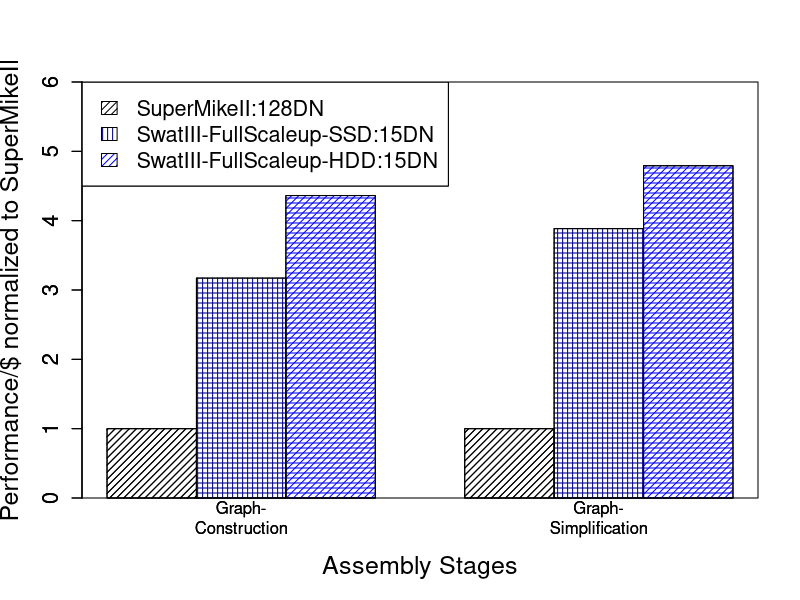

The R script that drew this image:
#Where the file is saved
pdf("/home/hadoop/rough/MyGITProjects/PGA_EvaluationArchitecturePaper/Evaluation-architectures-for-big-data/LsuSamsungPaper/Figure/PerormanceData/Plots/PerfPerDollarDiffArchHum.pdf", family="Times")

# Grouped Bar Plot
data <- read.csv(file="PerfPerDollarDiffArchHum.csv",head=TRUE,sep=",")
print(data)
counts <- table(data$GraphConstruction, data$GraphSimplification)
x <- seq(10, 20, 30)
#print(counts)
#print(typeof(data$GraphConstruction))

#Plot for perf
#barplot(as.matrix(data), main="", ylim=c(0, 3), xlab="Assembly Stages",ylab="Execution-time normalized to SuperMikeII", names=c("Graph-\nConstruction", "Graph-\nSimplification", "Entire-\nPipeline"), col=c("black", "darkblue","blue", "darkred", "red", "darkgreen", "green", "magenta", "grey"), beside=TRUE, density=20, angle=c(45,0,0,30,30,135,135,90,135), cex.lab=1.3, cex.axis=1.3, cex.names=1)
#barplot(as.matrix(data), add=TRUE, main="", ylim=c(0, 5), xlab="Assembly Stages",ylab="Execution-time normalized to SuperMikeII", names=c("Graph-\nConstruction", "Graph-\nSimplification" ,"Entire-\nPipeline"), col=c("black", "darkblue","blue", "darkred", "red", "darkgreen", "green", "magenta", "grey"), beside=TRUE, density=20, angle=c(45,90,45,90,45,90,45,90,135), cex.lab=1.3, cex.axis=1.3, cex.names=1)
#legend("topright", legend = rownames(data), fill = c("black", "darkblue","blue", "darkred", "red", "darkgreen", "green", "magenta", "grey"), density=20, angle=c(45,0,0,30,30,135,135,90,135), ncol = 1, cex = 1)
#legend("topright", legend = rownames(data), fill = c("black", "darkblue","blue", "darkred", "red", "darkgreen", "green", "magenta", "grey"), density=20, angle=c(45,90,45,90,45,90,45,90,135), ncol = 1, cex = 1)
#box()

#Plot for perf (hum)
#barplot(as.matrix(data), main="", ylim=c(0, 1.5), xlab="Assembly Stages",ylab="Execution time normalized to SuperMikeII", names=c("Graph-\nConstruction", "Graph-\nSimplification"), col=c("black", "darkblue","blue"), beside=TRUE, density=20, angle=c(45,0,0), cex.lab=1.5, cex.axis=1.3, cex.names=1)
#barplot(as.matrix(data), add=TRUE, main="", ylim=c(0, 1.5), xlab="Assembly Stages",ylab="Execution time normalized to SuperMikeII", names=c("Graph-\nConstruction", "Graph-\nSimplification"), col=c("black", "darkblue","blue"), beside=TRUE, density=20, angle=c(45,90,45), cex.lab=1.5, cex.axis=1.3, cex.names=1)
#legend("topright", legend = rownames(data), fill = c("black", "darkblue","blue"), density=20, angle=c(45,0,0), ncol = 1, cex = 1.3)
#legend("topright", legend = rownames(data), fill = c("black", "darkblue","blue"), density=20, angle=c(45,90,45), ncol = 1, cex = 1.3)
#box()

#Plot for perf/$
#barplot(as.matrix(data), main="", ylim=c(0, 5), xlab="Assembly Stages",ylab="Performance/$ normalized to SuperMikeII", names=c("Graph-\nConstruction", "Graph-\nSimplification", "Entire-\nPipeline"), col=c("black", "darkblue","blue", "darkred", "red", "darkgreen", "green", "magenta", "grey"), beside=TRUE, density=20, angle=c(45,0,0,30,30,135,135,90,135), cex.lab=1.3, cex.axis=1.3, cex.names=1)
#barplot(as.matrix(data), add=TRUE, main="", ylim=c(0, 5), xlab="Assembly Stages",ylab="Performance/$ normalized to SuperMikeII", names=c("Graph-\nConstruction", "Graph-\nSimplification", "Entire-\nPipeline"), col=c("black", "darkblue","blue", "darkred", "red", "darkgreen", "green", "magenta", "grey"), beside=TRUE, density=20, angle=c(45,90,45,90,45,90,45,90,135), cex.lab=1.3, cex.axis=1.3, cex.names=1)
#legend("topleft", legend = rownames(data), fill = c("black", "darkblue","blue", "darkred", "red", "darkgreen", "green", "magenta", "grey"), density=20, angle=c(45,0,0,30,30,135,135,90,135), ncol = 1, cex = 1)
#legend("topleft", legend = rownames(data), fill = c("black", "darkblue","blue", "darkred", "red", "darkgreen", "green", "magenta", "grey"), density=20, angle=c(45,90,45,90,45,90,45,90,135), ncol = 1, cex = 1)
#box()

#Plot for perf/$ (hum)
barplot(as.matrix(data), main="", ylim=c(0, 6), xlab="Assembly Stages",ylab="Performance/$ normalized to SuperMikeII", names=c("Graph-\nConstruction", "Graph-\nSimplification"), col=c("black", "darkblue","blue"), beside=TRUE, density=20, angle=c(45,0,0), cex.lab=1.5, cex.axis=1.3, cex.names=1)
barplot(as.matrix(data), add=TRUE, main="", ylim=c(0, 6), xlab="Assembly Stages",ylab="Performance/$ normalized to SuperMikeII", names=c("Graph-\nConstruction", "Graph-\nSimplification"), col=c("black", "darkblue","blue"), beside=TRUE, density=20, angle=c(45,90,45), cex.lab=1.5, cex.axis=1.3, cex.names=1)
legend("topleft", legend = rownames(data), fill = c("black", "darkblue","blue"), density=20, angle=c(45,0,0), ncol = 1, cex = 1.3)
legend("topleft", legend = rownames(data), fill = c("black", "darkblue","blue"), density=20, angle=c(45,90,45), ncol = 1, cex = 1.3)
box()

#plot for network
#barplot(as.matrix(data), main="", ylim=c(0,1.5), xlab="Assembly-stages",ylab="Execution time normalized to SuperMikeII", names=c("Graph-\nConstruction", "Graph-\nSimplification", "Entire-\nPipeline"), col=c("black","pink"), beside=TRUE, density=20, angle=c(45,180), cex.lab=1.4, cex.axis=1.5, cex.names=1)
#legend("topright", legend = rownames(data), fill = c("black","pink"), density=20, angle=c(45,180), ncol = 1, cex = 1.3)
#box()

#plot for SSD n Memory
#barplot(as.matrix(data), main="", ylim=c(0,1.5), xlab="Assembly-stages",ylab="Execution time normalized to SuperMikeII", names=c("Graph-\nConstruction", "Graph-\nSimplification", "Entire-\nPipeline"), col=c("black","red", "magenta"), beside=TRUE, density=20, angle=c(45,135,90), cex.lab=1.4, cex.axis=1.5, cex.names=1)
#legend("topright", legend = rownames(data), fill = c("black","red", "magenta"), density=20, angle=c(45,135,90), ncol = 1, cex = 1.3)
#box()

#Plot for hdd ssd same datanode
#barplot(as.matrix(data), main="", xlab="Number and type of disks used per DataNode",ylab="Execution time (s)", names=c("1-HDD", "2-HDD", "4-HDD","1-SSD"), col=c("black","red","yellow","green"), beside=TRUE, density=20, angle=c(0,45,90,135), cex.lab=1.5, cex.axis=1.5, cex.names=1.5)
#box()
